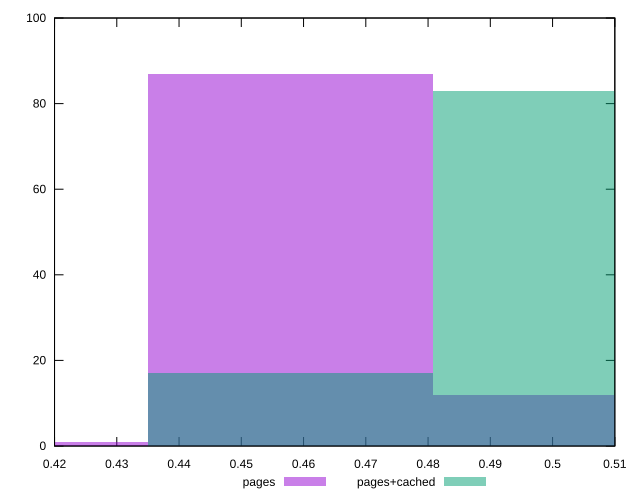

Generate this figure with gnuplot:
reset

$pages <<EOF
0.4579202196156395 87
0.5037122415772034 12
0.41212819765407555 1
EOF

$pagesCached <<EOF
0.4579202196156395 17
0.5037122415772034 83
EOF

set key outside below
set boxwidth 0.04579202196156395
set xrange [0.42:0.51]
set yrange [0:100]
set trange [0:100]
set style fill transparent solid 0.5 noborder
set terminal svg size 640, 500 enhanced background rgb 'white'
set output "report_00018_2021-02-10T15-25-16.877Z/meta/score/comparison/histogram/0_vs_1.svg"

plot $pages title "pages" with boxes, \
     $pagesCached title "pages+cached" with boxes

reset
